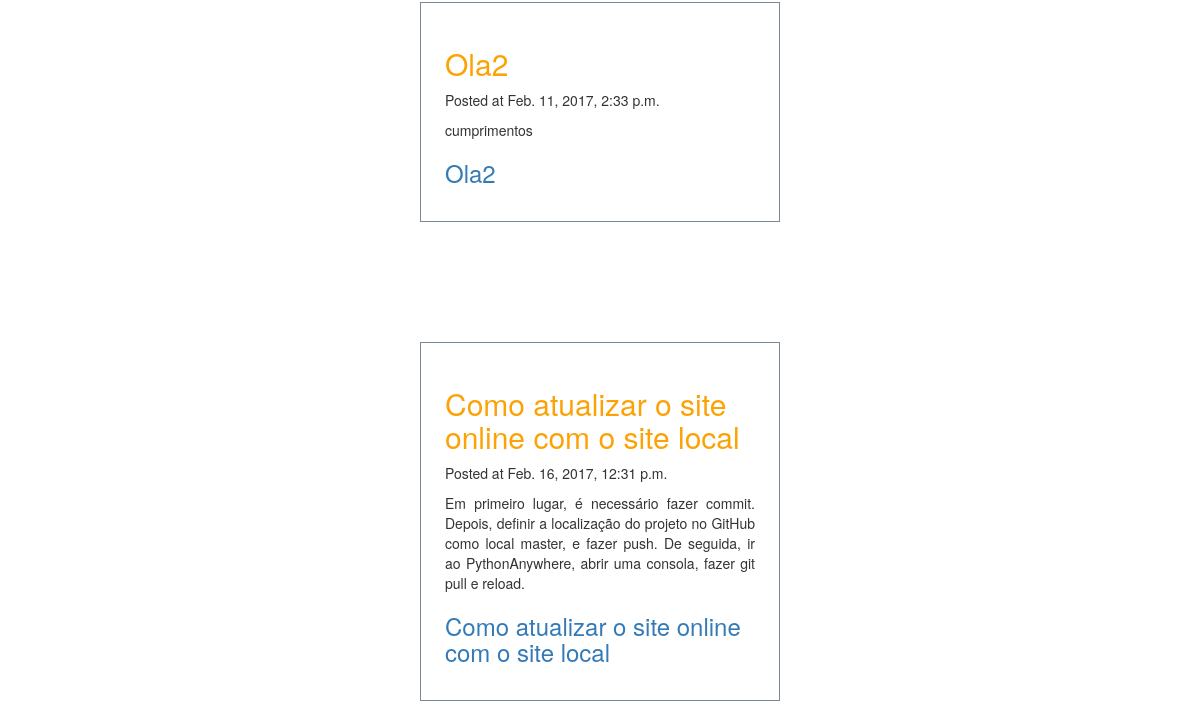
The app's page / (lower part), older data.
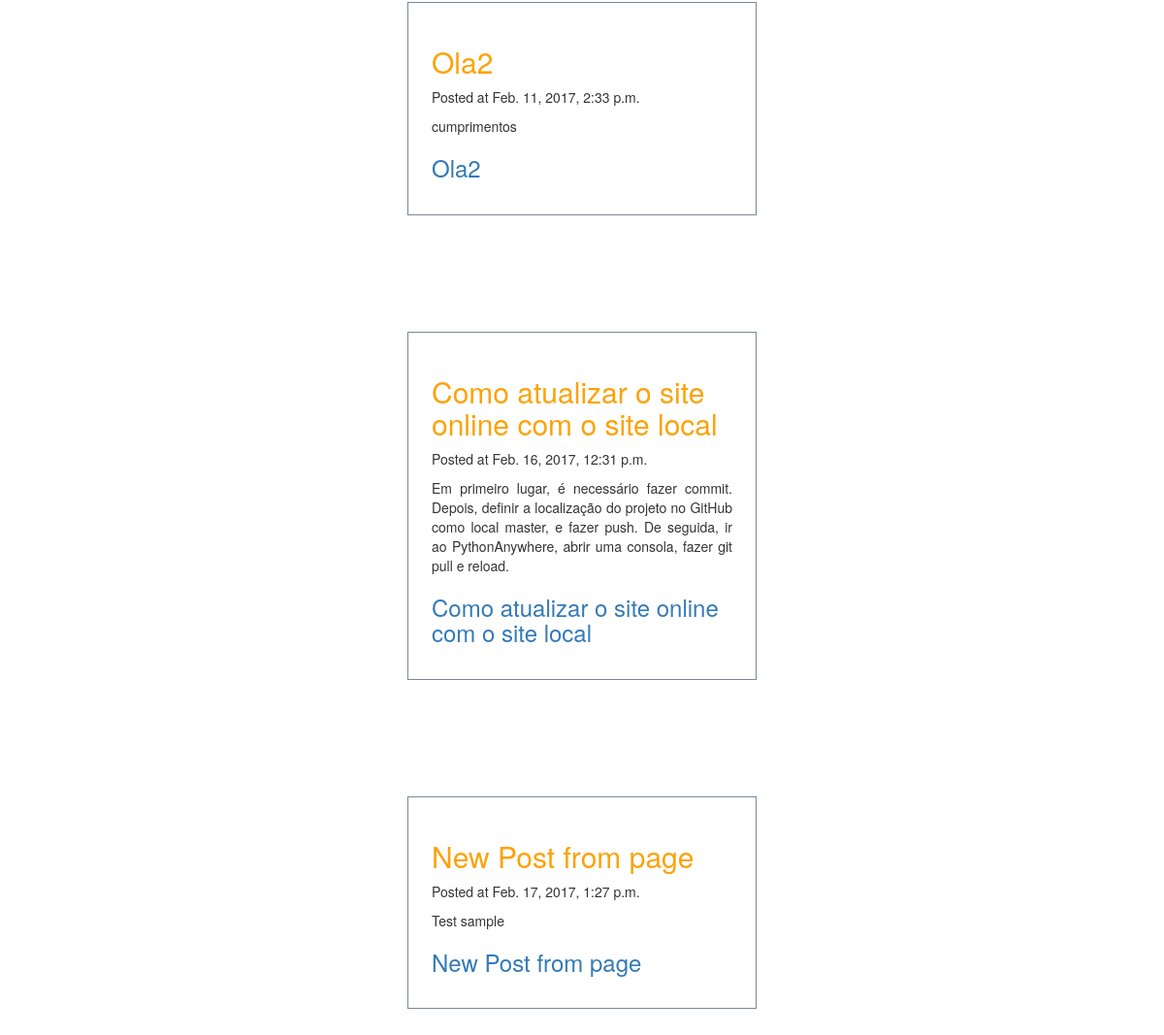
The same page, newer data.
### blog/models.py (models this page shows, shortened)
class Post(models.Model):
    author = models.ForeignKey('auth.User')
    title = models.CharField(max_length=200)
    text = models.TextField()
    created_date = models.DateTimeField(default=timezone.now)
    published_date = models.DateTimeField(blank=True, null=True)

### blog/views.py (the view)
# urls.py: url(r'^$', views.post_list, name='post_list'),
def post_list(request):
    posts = Post.objects.order_by("published_date")
    return render(request, 'blog/post_list.html', {"posts" : posts})

### blog/templates/blog/post_list.html (shortened to what this page needs)
{% extends 'blog/base.html' %}
{% block content %}
    {% for post in posts %}
        <div class="post">
            <h2 class="post_title">{{post.title}}</h2>
            <p class="post_date">Posted at {{post.published_date}}</p>
            <p class="post_text">{{post.text}}</p>
            <h3><a href="{% url 'post_detail' pk=post.pk %}">{{ post.title }}</a></h3>
        </div>
    {% endfor %}
{% endblock %}

Row changes from the older to the newer data that the page shows:
added Post: title "New Post from page", published_date "Feb. 17, 2017, 1:27 p.m.", text "Test sample"
